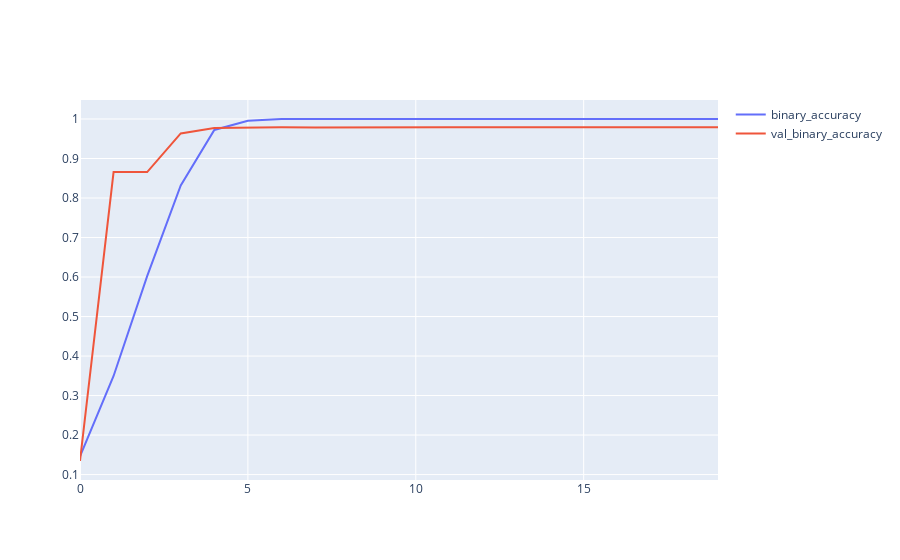

Notebook code cell kept with this figure:
### Code cell
fig = go.Figure()
fig.add_trace(go.Scatter(y=GRU_history["binary_accuracy"],
                    mode='lines',
                    name='binary_accuracy'))
fig.add_trace(go.Scatter(y=GRU_history["val_binary_accuracy"],
                    mode='lines',
                    name='val_binary_accuracy'))
fig.show()

### Figure 1 — Plotly figure (JSON) as saved in the notebook; plotly's stock layout.template omitted (floating-point values rounded to 4 significant figures)
{"data": [{"mode": "lines", "name": "binary_accuracy", "type": "scatter", "y": [0.1461, 0.3495, 0.6021, 0.8318, 0.9722, 0.9954, 0.9997, 1, 1, 1, 1, 1, 1, 1, 1, 1, 1, 1, 1, 1]}, {"mode": "lines", "name": "val_binary_accuracy", "type": "scatter", "y": [0.1344, 0.8656, 0.8656, 0.9634, 0.9772, 0.9784, 0.979, 0.9784, 0.979, 0.9784, 0.979, 0.979, 0.979, 0.979, 0.979, 0.979, 0.979, 0.979, 0.979, 0.979]}], "layout": {}}
